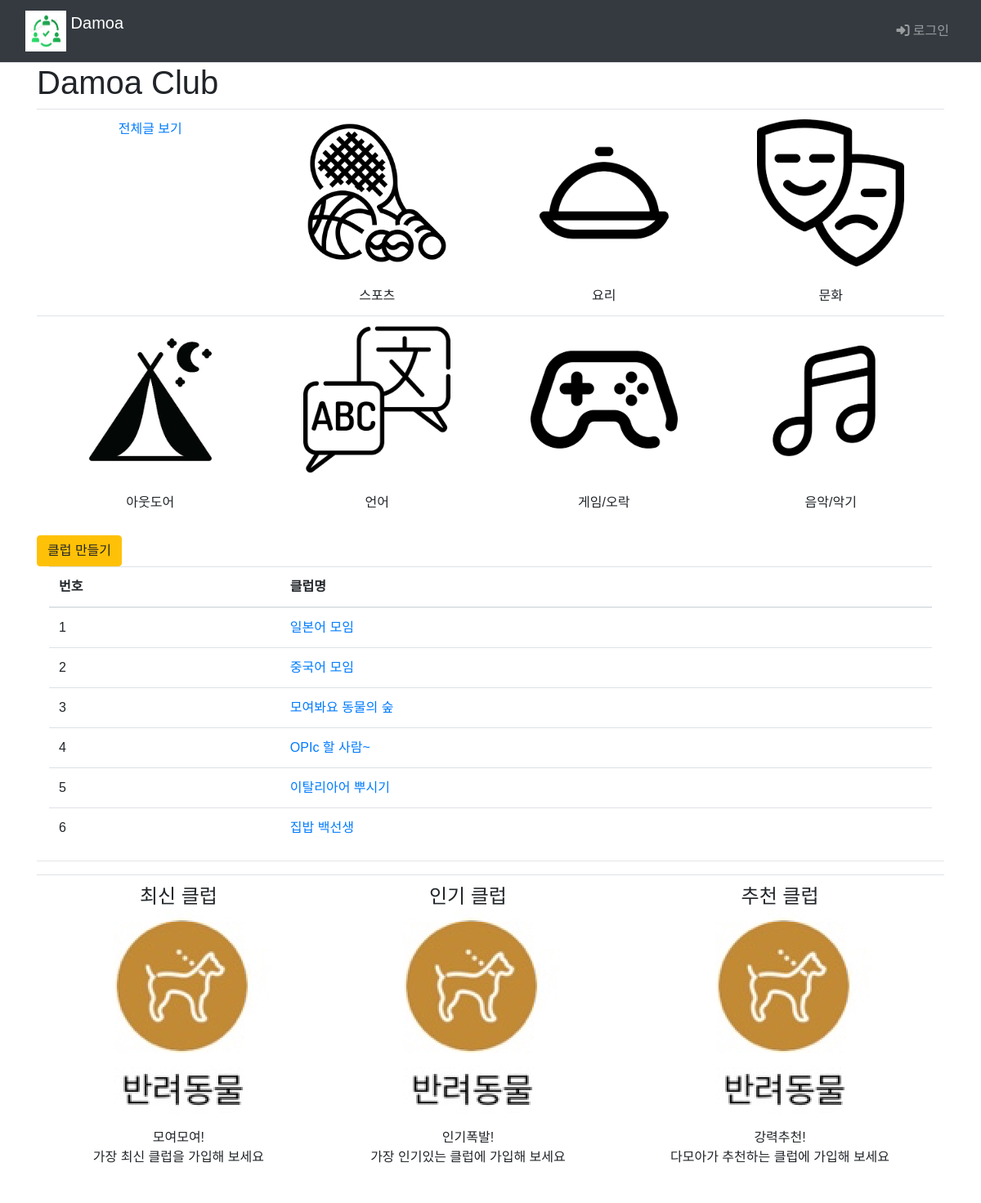
Page /main/ on the earlier database version.
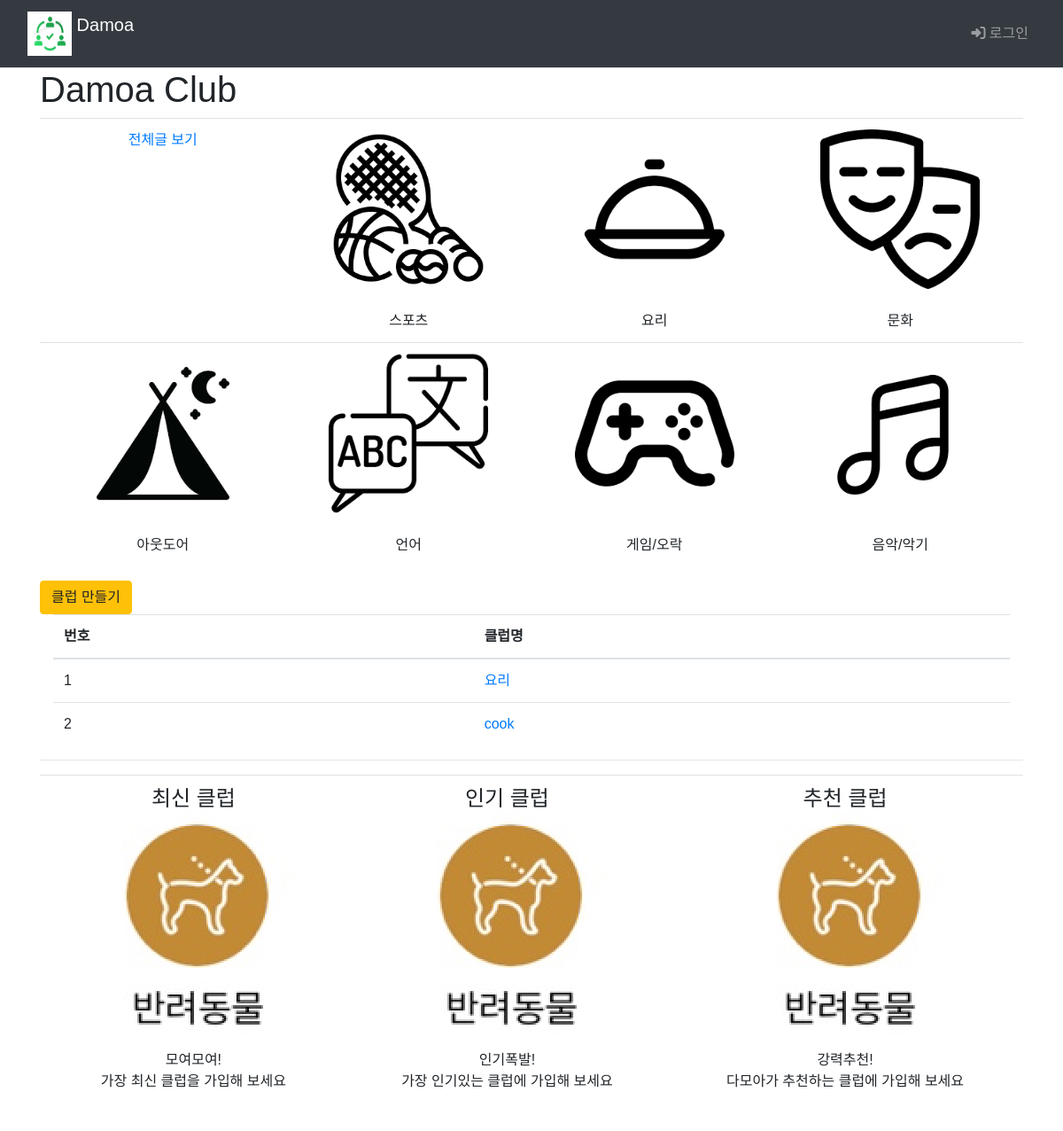
Same page on the later database version.
### main/models.py (models this page shows, shortened)
class Club(models.Model):
    class category(models.TextChoices):
        from django.utils.translation import gettext_lazy as _
        COOK = 'CK', _('Cook')
        CULTURE = 'CT', _('Culture')
        GAME = 'GA', _('Game')
        LANGUAGE = 'LA', _('Language')
        MUSIC = 'MU', _('Music')
        OUTDOOR = 'OD', _('Outdoor')
        SPORTS = 'SP', _('Sports')
    category = models.CharField(
        max_length=10,
        choices = category.choices,
        null=True
    )
    name=models.TextField('클럽이름')

### main/views.py (the view)
# urls.py: path("", include('main.urls')),  # / 페이지에 해당하는 urlpatterns
def main(request):
    club_list=Club.objects.order_by('-id')
    context={'club_list':club_list}
    return render(request, 'main/main.html', context)

### templates/main/main.html (shortened to what this page needs)
{% extends 'base.html' %}
{% load static %}
{% block content %}
  <div class="container">
    <h1>Damoa Club</h1>
    <table class="table">
      <tbody style="text-align: center;">
          <tr>
            <td>
              <a class="club-link" href="{% url 'main:board_list'%}">전체글 보기</a>
            </td>
          <td>
            <a href="#" style="display: block;">
              <img src="{% static 'img/gallery/sports.png' %}" style="width: 180px; height: auto;">
            </a>
            <br>스포츠
          </td>
          <td>
            <a href="#" style="display: block;">
              <img class="club" src="{% static 'img/gallery/cook.png' %}" style="width: 180px; height: auto;">
            </a>
            <br>요리
          </td>
          <td>
            <a href="#" style="display: block;">
              <img class="club" src="{% static 'img/gallery/culture.png' %}" style="width: 180px; height: auto;">
            </a>
            <br>문화
          </td>
        </tr>
        <tr>
          <td>
            <a href="#" style="display: block;">
              <img class="club" src="{% static 'img/gallery/outdoor.png' %}" style="width: 180px; height: auto;">
            </a>
            <br>아웃도어
          </td>
          <td>
            <a href="#" style="display: block;">
              <img class="club" src="{% static 'img/gallery/language.png' %}" style="width: 180px; height: auto;">
            </a>
            <br>언어
          </td>
          <td>
            <a href="#" style="display: block;">
              <img class="club" src="{% static 'img/gallery/game.png' %}" style="width: 180px; height: auto;">
            </a>
            <br>게임/오락
          </td>
          <td>
            <a href="#" style="display: block;">
              <img class="club" src="{% static 'img/gallery/music.png' %}" style="width: 180px; height: auto;">
            </a>
            <br>음악/악기
          </td>
        </tr>
      </tbody>
    </table>
    <div>
      <a href="{%url 'main:club_create' %}" class="btn btn-warning">클럽 만들기</a>
      <div class="container">
        <table class="table">
          <thead>
            <tr class="thead-blue">
              <th>번호</th>
              <th>클럽명</th>
            </tr>
          </thead>
          <tbody>
            {% if club_list %}
              {%for club in club_list%}
                <tr>
                  <td>{{forloop.counter}}</td>
                  <td>
                    <a href="#">{{club.name}}</a>
                  </td>
                </tr>
                {%endfor%}
                {%else%}
                <tr>
                  게시글이 없습니다.
                </tr>
                {%endif%}
              </tbody>
            </table>
          </div>
        </div>
              <hr style="color: black; size: 3px;">
            <table class="table" style="text-align: center;">
              <td>
                  <div>
                    <div class="icon-box">
                      <h4>최신 클럽<br>
                  <a href="" style="display: block;">
                    <img src="{% static 'img/pet.png' %}"></a>
                </h4>
                      <p>모여모여!<br>가장 최신 클럽을 가입해 보세요</p>
                    </div>
                  </div>
              </td>
              <td>
                  <div>
                    <div class="icon-box">
                      <h4>인기 클럽<br>
                  <a href="" style="display: block;">
                    <img src="{% static 'img/pet.png' %}"></a>
                </h4>
                      <p>인기폭발!<br>가장 인기있는 클럽에 가입해 보세요</p>
                    </div>
                  </div>
              </td>
              <td>
                  <div>
                    <div class="icon-box">
                      <h4>추천 클럽<br>
                  <a href="" style="display: block;">
                    <img src="{% static 'img/pet.png' %}"></a>
                </h4>
                      <p>강력추천!<br>다모아가 추천하는 클럽에 가입해 보세요</p>
                    </div>
                  </div>
              </td>
            </table>
            {% endblock %}

### templates/base.html (shortened to what this page needs)
{% load static %}
<!DOCTYPE html>
<html lang="ko">
  <head>
    <link rel="stylesheet" type="text/css" href="{% static 'bootstrap.min.css' %}">
    <link rel="stylesheet" type="text/css" href="{% static 'style.css' %}">
    <link rel="stylesheet" href="https://cdnjs.cloudflare.com/ajax/libs/font-awesome/6.3.0/css/all.min.css"/>
  </head>
  <body>
    <nav class="navbar navbar-expand-sm navbar-dark bg-dark border-bottom">
      <div class="container-fluid">
        {% if user.is_authenticated %}
          <a class="navbar-brand" href="{% url 'main:main' %}">
            <img src="{% static 'img/damoa logo.png' %}" width="50px" height="50px" class="d-inline-block align-top" alt="Logo">
            Damoa
          </a>
        {% else %}
          <a class="navbar-brand" href="{% url 'main:index' %}">
            <img src="{% static 'img/damoa logo.png' %}" width="50px" height="50px" class="d-inline-block align-top" alt="Logo">
            Damoa
          </a>
        {% endif %}
        <div class="collapse navbar-collapse justify-content-end" id="navbarNav" align="right">
          <ul class="navbar-nav">
            <li class="nav-item">
              {% if user.is_authenticated %}
                <a class="nav-link justify-content-end" href="{% url 'common:logout' %}">
                  <i class="fa-solid fa-right-from-bracket"></i>
                  {{ user.name }}
                  (로그아웃)
                </a>
              {% else %}
                <a class="nav-link justify-content-end" href="{% url 'common:login' %}">
                  <i class="fa-solid fa-right-to-bracket"></i>
                  로그인</a>
              {% endif %}
            </li>
          </ul>
        </div>
      </div>
    </nav>
    {% block content %}{% endblock %}
  </body>
</html>

### static/style.css (style rules this page uses)
* { font-family: 'Noto Sans KR', sans-serif; }

Differences in the rows shown:
removed Club: name "일본어 모임"
removed Club: name "중국어 모임"
removed Club: name "모여봐요 동물의 숲"
removed Club: name "OPIc 할 사람~"
changed Club (number 1 of 2 on the later page): name "이탈리아어 뿌시기" → "요리"
changed Club: name "집밥 백선생" → "cook"
